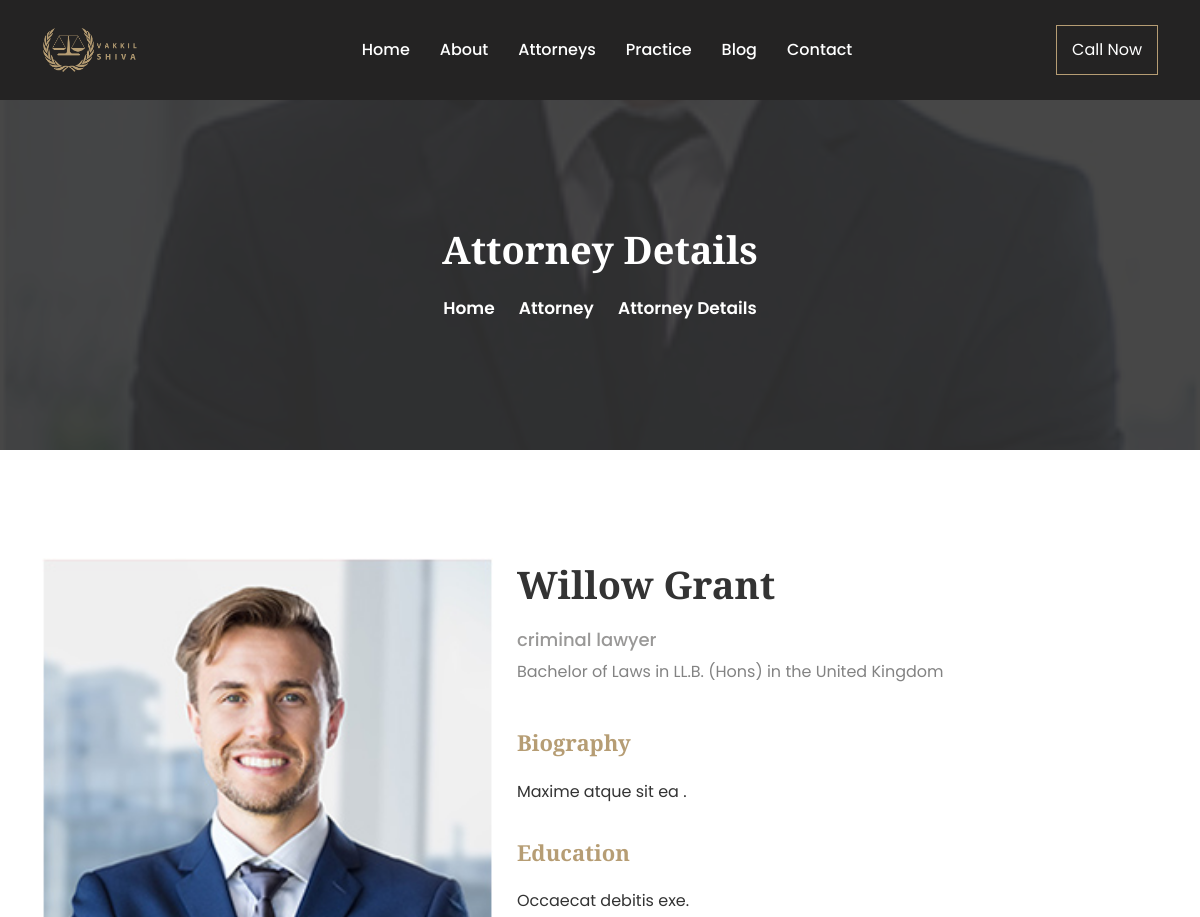
The app's page /attorney-details/5 (upper part), older data.
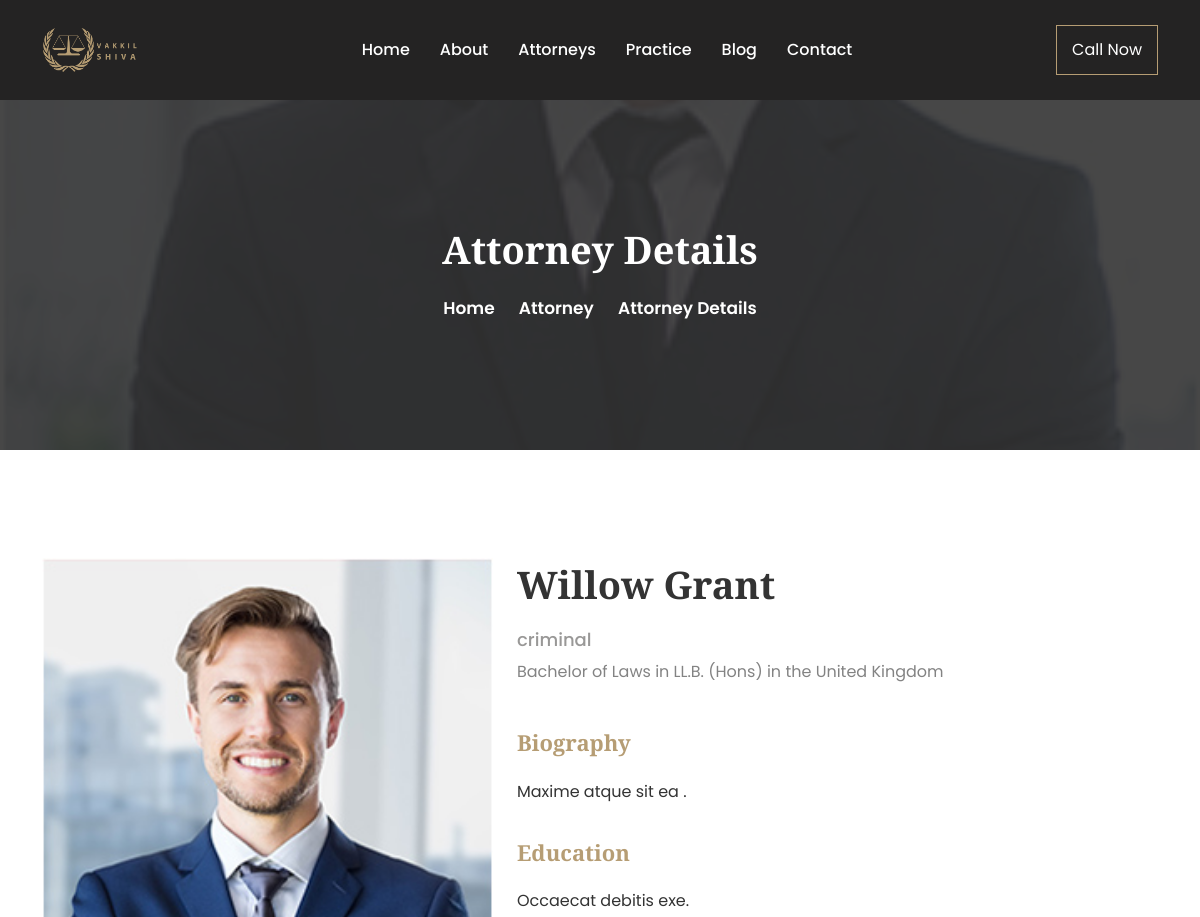
The same page, newer data.
### app/models.py (models this page shows, shortened)
class TeamMembers(models.Model):
    name = models.CharField(max_length=50)
    image = models.ImageField(upload_to='images/')
    district = models.ForeignKey(Districts, on_delete=models.CASCADE)
    consultant = models.ForeignKey(Consultants, on_delete=models.CASCADE)
    facebook = models.URLField(max_length=100,blank=True,null=True)
    twitter = models.URLField(max_length=100,blank=True,null=True)
    linkedin = models.URLField(max_length=100,blank=True,null=True)
    instagram = models.URLField(max_length=100,blank=True,null=True)
    mobile = models.CharField(max_length=100)
    email = models.EmailField(max_length=100)
    biography = RichTextField()
    research = RichTextField()
    education = RichTextField()
    working = RichTextField()
    class Meta:
        verbose_name_plural = 'my team'
        ordering = ['name']

class Consultants(models.Model):
    name = models.CharField(max_length=50)
    def __str__(self):
        return self.name
    class Meta:
        verbose_name_plural = 'consultants types'
        ordering = ['name']

### app/views.py (the view)
# urls.py: path('attorney-details/<int:id>', views.attorney_details, name='attorney-details'),
def attorney_details(request,id):
    attorney = TeamMembers.objects.get(id=id)
    return render(request, 'app/attorney-details.html',{'attorney':attorney})

### templates/app/attorney-details.html (shortened to what this page needs)
{% extends 'base/base.html' %}
{% load static %}
{% block content %}
        {% include 'inc/navbar.html' %}
        <div class="page-title-area title-img-one">
            <div class="d-table">
                <div class="d-table-cell">
                    <div class="page-title-text">
                        <h2>Attorney Details</h2>
                        <ul>
                            <li>
                                <a href="{% url 'index' %}">Home</a>
                            </li>
                            <li>
                                <i class="icofont-simple-right"></i>
                            </li>
                            <li>
                                <a href="{% url 'attorney' %}">Attorney</a>
                            </li>
                            <li>
                                <i class="icofont-simple-right"></i>
                            </li>
                            <li>Attorney Details</li>
                        </ul>
                    </div>
                </div>
            </div>
        </div>
        <div class="attorney-details pt-100 pb-70">
            <div class="container">
                <div class="row align-items-start justify-content-center">
                    <div class="col-lg-5">
                        <div class="attor-details-item">
                            <img src="{{ attorney.image.url }}" alt="Details">
                        </div>
                    </div>
                    <div class="col-lg-7">
                        <div class="attor-details-item">
                            <div class="attor-details-right">
                                <div class="attor-details-name">
                                    <h2>{{attorney.name}}</h2>
                                    <span>{{attorney.consultant}}</span>
                                    <p>Bachelor of Laws in LL.B. (Hons) in the United Kingdom</p>
                                </div>
                                <div class="attor-details-things" style="color: black !important;">
                                    <h3>Biography</h3>
                                    {{attorney.biography|safe}}
                                </div>
                                <div class="attor-details-things">
                                    <h3>Education</h3>
                                    {{attorney.education|safe}}
                                </div>
                            </div>
                        </div>
                    </div>
                </div>
            </div>
        </div>
{% endblock content %}

Row changes from the older to the newer data that the page shows:
changed through a linked row, TeamMembers "Willow Grant": consultant "criminal lawyer" → "criminal"
